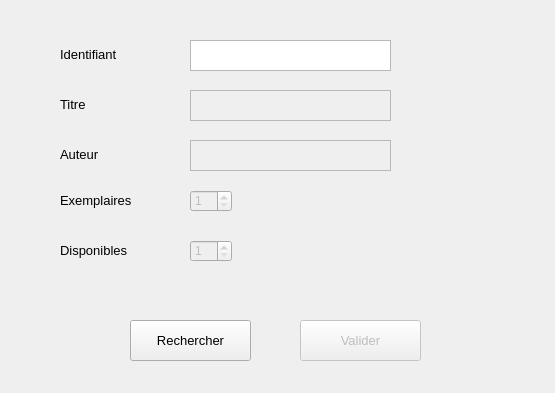
<?xml version="1.0" encoding="UTF-8"?>
<ui version="4.0">
 <class>Dialog</class>
 <widget class="QDialog" name="Dialog">
  <property name="geometry">
   <rect>
    <x>0</x>
    <y>0</y>
    <width>555</width>
    <height>393</height>
   </rect>
  </property>
  <property name="windowTitle">
   <string>Dialog</string>
  </property>
  <property name="modal">
   <bool>true</bool>
  </property>
  <widget class="QTextEdit" name="Titre_livre_textEdit">
   <property name="enabled">
    <bool>false</bool>
   </property>
   <property name="geometry">
    <rect>
     <x>190</x>
     <y>90</y>
     <width>201</width>
     <height>31</height>
    </rect>
   </property>
  </widget>
  <widget class="QLabel" name="exemp_livre_label">
   <property name="geometry">
    <rect>
     <x>60</x>
     <y>190</y>
     <width>91</width>
     <height>20</height>
    </rect>
   </property>
   <property name="font">
    <font>
     <pointsize>10</pointsize>
    </font>
   </property>
   <property name="text">
    <string>Exemplaires</string>
   </property>
  </widget>
  <widget class="QTextEdit" name="Auteur_livre_textEdit">
   <property name="enabled">
    <bool>false</bool>
   </property>
   <property name="geometry">
    <rect>
     <x>190</x>
     <y>140</y>
     <width>201</width>
     <height>31</height>
    </rect>
   </property>
  </widget>
  <widget class="QLabel" name="Id_livre_label">
   <property name="geometry">
    <rect>
     <x>60</x>
     <y>39</y>
     <width>91</width>
     <height>31</height>
    </rect>
   </property>
   <property name="font">
    <font>
     <pointsize>10</pointsize>
    </font>
   </property>
   <property name="text">
    <string>Identifiant</string>
   </property>
  </widget>
  <widget class="QSpinBox" name="Exemp_spinBox">
   <property name="enabled">
    <bool>false</bool>
   </property>
   <property name="geometry">
    <rect>
     <x>190</x>
     <y>190</y>
     <width>42</width>
     <height>22</height>
    </rect>
   </property>
   <property name="minimum">
    <number>1</number>
   </property>
   <property name="maximum">
    <number>5</number>
   </property>
  </widget>
  <widget class="QPushButton" name="Valider_maj_livre">
   <property name="enabled">
    <bool>false</bool>
   </property>
   <property name="geometry">
    <rect>
     <x>300</x>
     <y>320</y>
     <width>121</width>
     <height>41</height>
    </rect>
   </property>
   <property name="font">
    <font>
     <pointsize>10</pointsize>
    </font>
   </property>
   <property name="text">
    <string>Valider</string>
   </property>
  </widget>
  <widget class="QLabel" name="Auteur_livre_label">
   <property name="geometry">
    <rect>
     <x>60</x>
     <y>139</y>
     <width>91</width>
     <height>31</height>
    </rect>
   </property>
   <property name="font">
    <font>
     <pointsize>10</pointsize>
    </font>
   </property>
   <property name="text">
    <string>Auteur</string>
   </property>
  </widget>
  <widget class="QLabel" name="Titre_livre_label">
   <property name="geometry">
    <rect>
     <x>60</x>
     <y>89</y>
     <width>91</width>
     <height>31</height>
    </rect>
   </property>
   <property name="font">
    <font>
     <pointsize>10</pointsize>
    </font>
   </property>
   <property name="text">
    <string>Titre</string>
   </property>
  </widget>
  <widget class="QTextEdit" name="Id_livre_textEdit">
   <property name="enabled">
    <bool>true</bool>
   </property>
   <property name="geometry">
    <rect>
     <x>190</x>
     <y>40</y>
     <width>201</width>
     <height>31</height>
    </rect>
   </property>
  </widget>
  <widget class="QSpinBox" name="Dispo_spinBox">
   <property name="enabled">
    <bool>false</bool>
   </property>
   <property name="geometry">
    <rect>
     <x>190</x>
     <y>240</y>
     <width>42</width>
     <height>22</height>
    </rect>
   </property>
   <property name="minimum">
    <number>1</number>
   </property>
   <property name="maximum">
    <number>5</number>
   </property>
  </widget>
  <widget class="QLabel" name="dispo_livre_label">
   <property name="geometry">
    <rect>
     <x>60</x>
     <y>240</y>
     <width>91</width>
     <height>20</height>
    </rect>
   </property>
   <property name="font">
    <font>
     <pointsize>10</pointsize>
    </font>
   </property>
   <property name="text">
    <string>Disponibles</string>
   </property>
  </widget>
  <widget class="QPushButton" name="Recherche_maj_livre">
   <property name="geometry">
    <rect>
     <x>130</x>
     <y>320</y>
     <width>121</width>
     <height>41</height>
    </rect>
   </property>
   <property name="font">
    <font>
     <pointsize>10</pointsize>
    </font>
   </property>
   <property name="text">
    <string>Rechercher</string>
   </property>
  </widget>
 </widget>
 <resources/>
 <connections/>
</ui>
